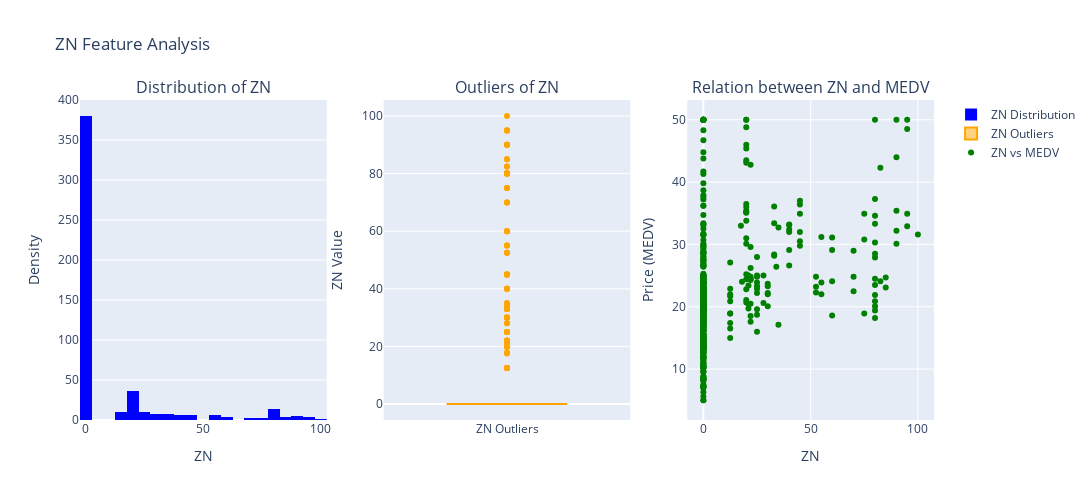

Here is the notebook cell this chart was saved with:
### Markdown cell above
#### `ZN`

Proportion of residential land zoned for lots over 25,000 sq.ft.

### Code cell
fig = make_subplots(rows=1, cols=3, subplot_titles=('Distribution of ZN', 'Outliers of ZN', 'Relation between ZN and MEDV'))

# Distribution of ZN
fig.add_trace(go.Histogram(x=df_clean['ZN'], nbinsx=30, name='ZN Distribution', marker_color='blue'), row=1, col=1)

# Outliers of ZN
fig.add_trace(go.Box(y=df_clean['ZN'], name='ZN Outliers', marker_color='orange'), row=1, col=2)

# Relation between ZN and MEDV
fig.add_trace(go.Scatter(x=df_clean['ZN'], y=df_clean['MEDV'], mode='markers', name='ZN vs MEDV', marker=dict(color='green')), row=1, col=3)


# Labeling the axes for each drawing
# 1. Histogram Plot
fig.update_xaxes(title_text='ZN', row=1, col=1)
fig.update_yaxes(title_text='Density', row=1, col=1)

# 2. Box Plot
fig.update_yaxes(title_text='ZN Value', row=1, col=2)

# 3. Scatter Plot
fig.update_xaxes(title_text='ZN', row=1, col=3)
fig.update_yaxes(title_text='Price (MEDV)', row=1, col=3)



fig.update_layout(
    height=500,  # Length
    width=1200,  # Width
    title_text="ZN Feature Analysis",
    showlegend=True
)

### Figure 1 — Plotly figure (JSON) as saved in the notebook; plotly's stock layout.template omitted (floating-point values rounded to 4 significant figures; data arrays with more than 128 entries replaced by an {"elided": "..."} marker saying what was removed)
{"data": [{"marker": {"color": "blue"}, "name": "ZN Distribution", "nbinsx": 30, "type": "histogram", "x": {"elided": "506 float values"}, "xaxis": "x", "yaxis": "y"}, {"marker": {"color": "orange"}, "name": "ZN Outliers", "type": "box", "xaxis": "x2", "y": {"elided": "506 float values"}, "yaxis": "y2"}, {"marker": {"color": "green"}, "mode": "markers", "name": "ZN vs MEDV", "type": "scatter", "x": {"elided": "506 float values"}, "xaxis": "x3", "y": {"elided": "506 float values"}, "yaxis": "y3"}], "layout": {"annotations": [{"font": {"size": 16}, "showarrow": false, "text": "Distribution of ZN", "x": 0.1444, "xanchor": "center", "xref": "paper", "y": 1, "yanchor": "bottom", "yref": "paper"}, {"font": {"size": 16}, "showarrow": false, "text": "Outliers of ZN", "x": 0.5, "xanchor": "center", "xref": "paper", "y": 1, "yanchor": "bottom", "yref": "paper"}, {"font": {"size": 16}, "showarrow": false, "text": "Relation between ZN and MEDV", "x": 0.8556, "xanchor": "center", "xref": "paper", "y": 1, "yanchor": "bottom", "yref": "paper"}], "height": 500, "showlegend": true, "title": {"text": "ZN Feature Analysis"}, "width": 1200, "xaxis": {"anchor": "y", "domain": [0, 0.2889], "title": {"text": "ZN"}}, "xaxis2": {"anchor": "y2", "domain": [0.3556, 0.6444]}, "xaxis3": {"anchor": "y3", "domain": [0.7111, 1], "title": {"text": "ZN"}}, "yaxis": {"anchor": "x", "domain": [0, 1], "title": {"text": "Density"}}, "yaxis2": {"anchor": "x2", "domain": [0, 1], "title": {"text": "ZN Value"}}, "yaxis3": {"anchor": "x3", "domain": [0, 1], "title": {"text": "Price (MEDV)"}}}}
